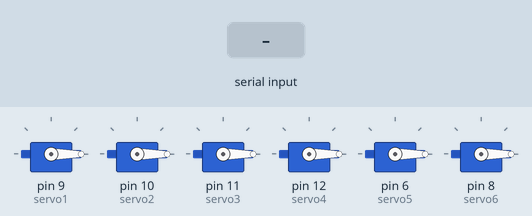
Bench run of a sketch on a simulated Arduino Uno, built with avr-gcc and run on an emulated ATmega328P. Shown: 6 × servo. The test bench sets the inputs (shaded band).

Above: at 2.2 s.
2.3 s: "0" received over Serial
At 3.31 s:
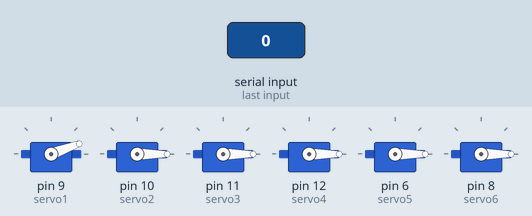
5.3 s: "1" received over Serial
At 5.46 s:
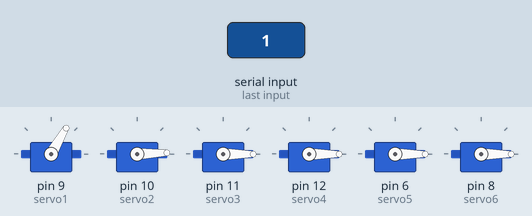
8.3 s: "2" received over Serial
At 8.47 s:
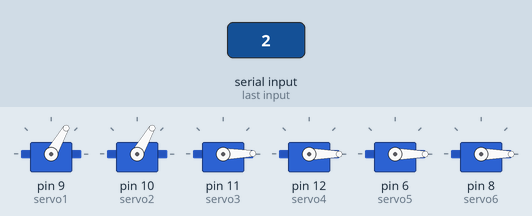
11.3 s: "3" received over Serial
At 11.53 s:
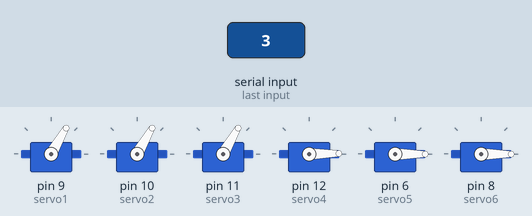
14.3 s: "4" received over Serial
At 14.58 s:
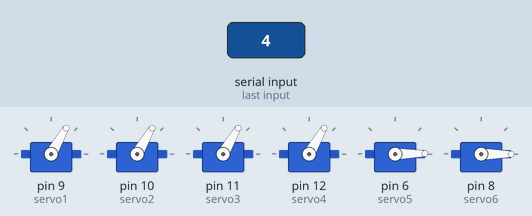
17.3 s: "5" received over Serial
At 21.1 s:
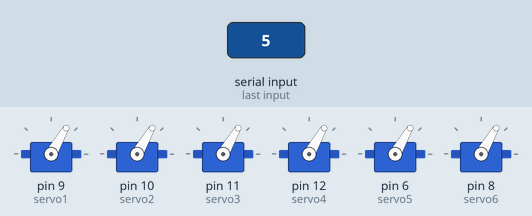
Timing chart, 0 to 21.3 s (numbered marks = the images above; inputs shaded):
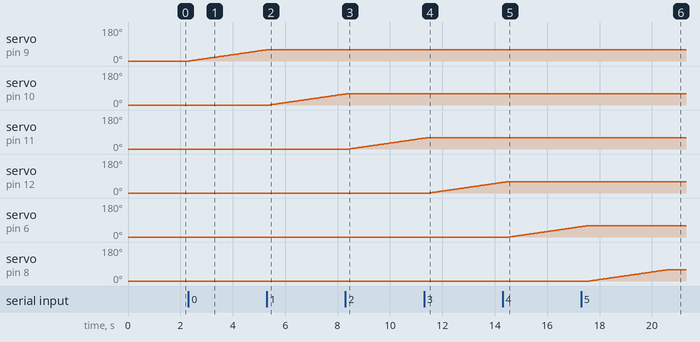

The sketch:

JPT6ServosBT.ino
```cpp
#include <Servo.h>            // Servo-adicionamos librería para servos

Servo servo1;     // Servo- pin 9
Servo servo2;     // Servo- pin 10
Servo servo3;     // Servo- pin 11
Servo servo4;     // Servo- pin 12
Servo servo5;     // Servo- pin 6
Servo servo6;     // Servo- pin 8
int estado1 = 0;  // estado Desvio 1
int estado2 = 0;  // estado Desvio 2
int estado3 = 0;  // estado Desvio 3
int estado4 = 0;  // estado Desvio 4
int estado5 = 0;  // estado Desvio 5
int estado6 = 0;  // estado Desvio 6


int angulo = 0 ;    // Servo-angulo de inicio
int command; //Int to store app command state.

void setup() {
  // put your setup code here, to run once:

  Serial.begin(9600);
  servo1.attach (9);       // Define el pin 9 para el servo09
  servo2.attach (10);       // Define el pin 9 para el servo09
  servo3.attach (11);       // Define el pin 9 para el servo09
  servo4.attach (12);       // Define el pin 9 para el servo09
  servo5.attach (6);       // Define el pin 9 para el servo09
  servo6.attach (8);       // Define el pin 9 para el servo09
  servo1.write(0);         // si el servo es de 180°
  servo2.write(0);
  servo3.write(0);         // si el servo es de 180° // si el servo es de 180°
  servo4.write(0);         // si el servo es de 180°
  servo5.write(0);         // si el servo es de 180°
  servo6.write(0);         //
  delay(1000);
}
//DESVIO 1

// movimiento en ángulo creciente
void servocrece1()
{
  for (angulo = 0; angulo <= 60; angulo += 1)
  {
    servo1.write(angulo);
    delay(50);
  }
}

// movimiento en ángulo decreciente
void servodecrece1()
{
  for (angulo = 60; angulo >= 0; angulo -= 1)
  {
    servo1.write(angulo);
    delay(50);
  }
}
void Desvio1() {

  if (estado1 == 0)
  {
    servocrece1();
  }
  if ( estado1 == 1)
  {
    servodecrece1();
  }
  estado1 = !estado1;

  delay(2);
}

//DESVIO 2

// movimiento en ángulo creciente
void servocrece2()
{
  for (angulo = 0; angulo <= 60; angulo += 1)
  {
    servo2.write(angulo);
    delay(50);
  }
}

// movimiento en ángulo decreciente
void servodecrece2()
{
  for (angulo = 60; angulo >= 0; angulo -= 1)
  {
    servo2.write(angulo);
    delay(50);
  }
}
void Desvio2() {

  if (estado2 == 0)
  {
    servocrece2();
  }
  if ( estado2 == 1)
  {
    servodecrece2();
  }
  estado2 = !estado2;

  delay(2);
}

//DESVIO 3

// movimiento en ángulo creciente
void servocrece3()
{
  for (angulo = 0; angulo <= 60; angulo += 1)
  {
    servo3.write(angulo);
    delay(50);
  }
}

// movimiento en ángulo decreciente
void servodecrece3()
{
  for (angulo = 60; angulo >= 0; angulo -= 1)
  {
    servo3.write(angulo);
    delay(50);
  }
}
void Desvio3() {

  if (estado3 == 0)
  {
    servocrece3();
  }
  if ( estado3 == 1)
  {
    servodecrece3();
  }
  estado3 = !estado3;

  delay(2);
}

//DESVIO 4

// movimiento en ángulo creciente
void servocrece4()
{
  for (angulo = 0; angulo <= 60; angulo += 1)
  {
    servo4.write(angulo);
    delay(50);
  }
}

// movimiento en ángulo decreciente
void servodecrece4()
{
  for (angulo = 60; angulo >= 0; angulo -= 1)
  {
    servo4.write(angulo);
    delay(50);
  }
}
void Desvio4() {

  if (estado4 == 0)
  {
    servocrece4();
  }
  if ( estado4 == 1)
  {
    servodecrece4();
  }
  estado4 = !estado4;

  delay(2);
}

//DESVIO 5

// movimiento en ángulo creciente
void servocrece5()
{
  for (angulo = 0; angulo <= 60; angulo += 1)
  {
    servo5.write(angulo);
    delay(50);
  }
}

// movimiento en ángulo decreciente
void servodecrece5()
{
  for (angulo = 60; angulo >= 0; angulo -= 1)
  {
    servo5.write(angulo);
    delay(50);
  }
}
void Desvio5() {

  if (estado5 == 0)
  {
    servocrece5();
  }
  if ( estado5 == 1)
  {
    servodecrece5();
  }
  estado5 = !estado5;

  delay(2);
}


//DESVIO 6

// movimiento en ángulo creciente
void servocrece6()
{
  for (angulo = 0; angulo <= 60; angulo += 1)
  {
    servo6.write(angulo);
    delay(50);
  }
}

// movimiento en ángulo decreciente

void servodecrece6()
{
  for (angulo = 60; angulo >= 0; angulo -= 1)
  {
    servo6.write(angulo);
    delay(50);
  }
}

void Desvio6() {

  if (estado6 == 0)
  {
    servocrece6();
  }
  if ( estado6 == 1)
  {
    servodecrece6();
  }
  estado6 = !estado6;

  delay(2);
}

void loop() {

  if (Serial.available() > 0)
  {
    command = Serial.read();

    switch (command) {
      case '0': Desvio1() ;  break;
      case '1': Desvio2(); break;
      case '2': Desvio3(); break;
       case '3': Desvio4(); break;
       case '4': Desvio5(); break;
       case '5': Desvio6(); break;

        delay(2);
    }
  }
}
```

Measured:
- after the input at 2.3 s, servo on pin 9 (servo1): moves from 0° to 59° over 2.9 s, starting after 0.05 s
- after the input at 5.3 s, servo on pin 10 (servo2): moves from 0° to 58° over 2.9 s, starting after 0.11 s
- after the input at 8.3 s, servo on pin 11 (servo3): moves from 0° to 57° over 2.8 s, starting after 0.16 s
- after the input at 11.3 s, servo on pin 12 (servo4): moves from 0° to 56° over 2.8 s, starting after 0.22 s
- after the input at 14.3 s, servo on pin 6 (servo5): moves from 0° to 55° over 2.7 s, starting after 0.28 s
- after the input at 17.3 s, servo on pin 8 (servo6): moves from 0° to 60° over 3.0 s, starting after 0.33 s
